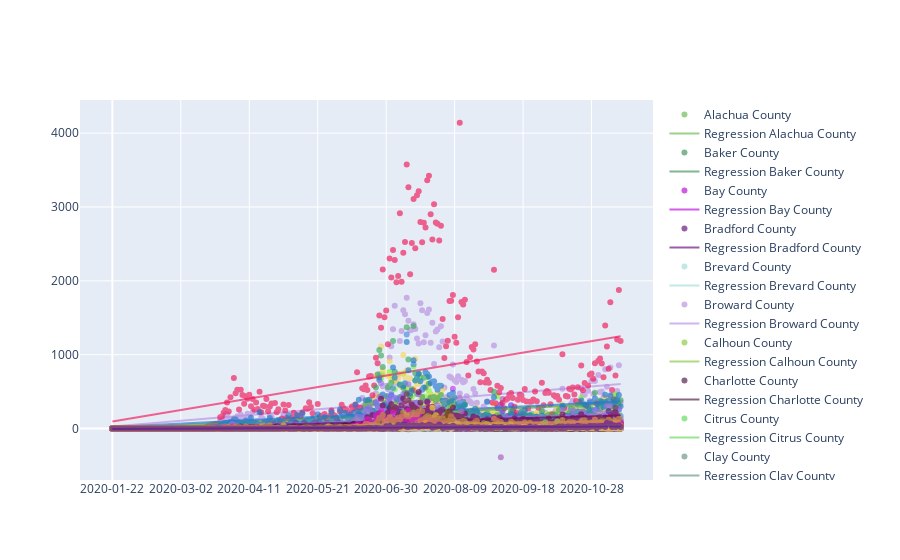

The code cell stored with this chart in its notebook:
### Markdown cell above
Florida's counties

### Code cell
fig = go.Figure()
for i in range(322, florida_cases_with_counties_.keys()[-1]):
    df = florida_cases_with_counties_
    X = df.index.values.reshape(-1, 1)

    model = LinearRegression()
    model.fit(X, df[i])

    x_range = np.linspace(X.min(), X.max(), 100)
    y_range = model.predict(x_range.reshape(-1, 1))

    color1 = list(np.random.choice(range(256), size=3))
    fig.add_trace(
        go.Scatter(
            x=df.index,
            y=df[i],
            opacity=0.65,
            name=florida_cases_with_counties[i][0],
            mode="markers",
            line=dict(width=2, color=f'rgb({color1[0]},{color1[1]},{color1[2]} )'),
        ))
    fig.add_trace(
        go.Scatter(
            x=x_range,
            y=y_range,
            opacity=0.65,
            name='Regression ' + florida_cases_with_counties[i][0],
            line=dict(width=2, color=f'rgb({color1[0]},{color1[1]},{color1[2]} )'),
        ))
# Set custom x-axis labels
fig.update_xaxes(
    tickvals=df.index[0::40],
    ticktext=df['Date'][0::40],
)
fig.show()
fig.write_image("images/fig4.png")
